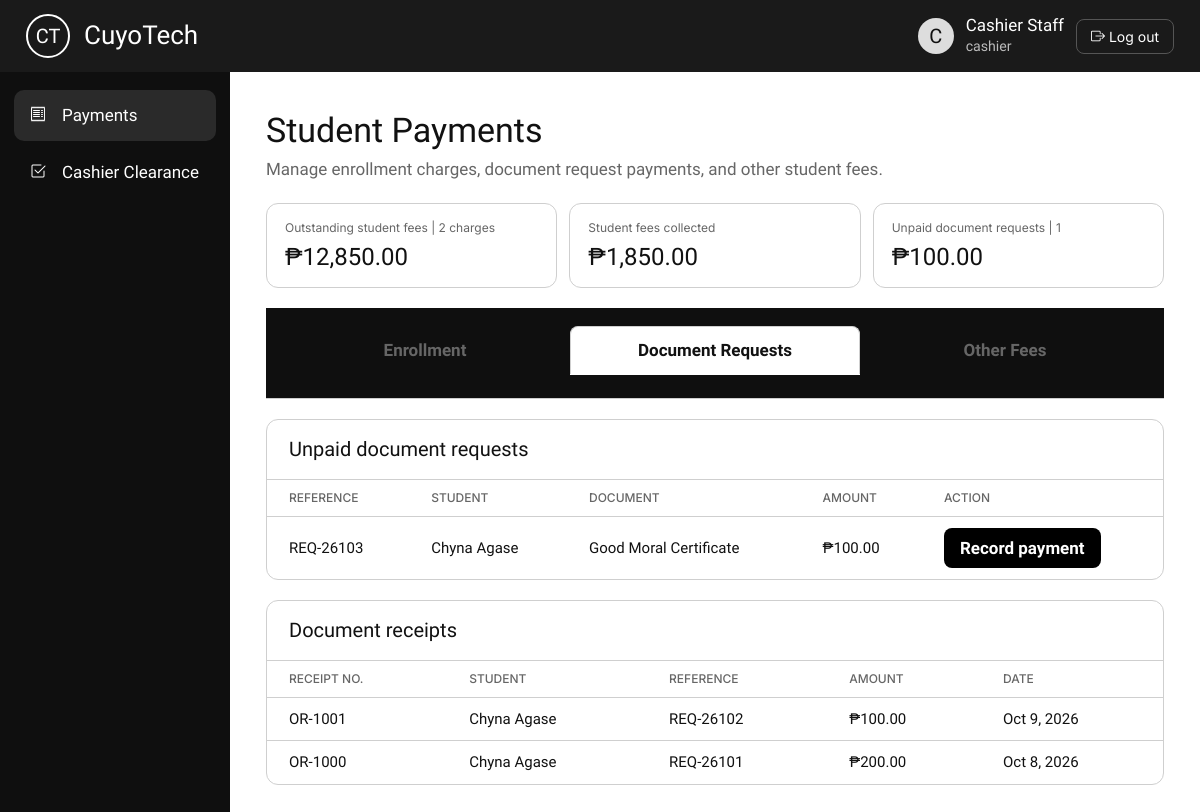
/index.php?p=pay&tab=documents (signed in), run on the app's committed database.
### tables this page shows
CREATE TABLE document_requests (id INT AUTO_INCREMENT PRIMARY KEY, student_id INT NOT NULL, type_id INT NOT NULL, purpose VARCHAR(200) NOT NULL,
  status ENUM('Pending','Processing','Ready','Completed','Rejected') NOT NULL DEFAULT 'Pending', created_at TIMESTAMP NOT NULL DEFAULT CURRENT_TIMESTAMP,
  FOREIGN KEY (student_id) REFERENCES students(user_id), FOREIGN KEY (type_id) REFERENCES document_types(id));

CREATE TABLE payments (id INT AUTO_INCREMENT PRIMARY KEY, request_id INT NOT NULL UNIQUE, amount INT NOT NULL, receipt_no VARCHAR(12) UNIQUE,
  paid_at TIMESTAMP NOT NULL DEFAULT CURRENT_TIMESTAMP, FOREIGN KEY (request_id) REFERENCES document_requests(id));

### index.php (the view, shortened to what the rows shown need)
<?php
require_once __DIR__ . "/config.php";
require_once __DIR__ . "/includes/functions.php";
$u = $_SESSION["u"] ?? null;
require_once __DIR__ . "/includes/navigation.php";$logo = '<div class="logo"><div class="ct">CT</div>CuyoTech</div>';
$flash = $_SESSION["f"] ?? "";
?>
<!DOCTYPE html>
<html lang="en">
<head>
    <link rel="stylesheet" href="assets/bootstrap-icons/font/bootstrap-icons.min.css">
    <link rel="stylesheet" href="assets/css/style.css">
</head>
<body>
  <?php if (!$u): ?>
    <div id="login">
        <section class="hero"><?= str_replace("CuyoTech", "CuyoTech University", $logo,) ?>
            <div style="margin:auto 0">
                <small style="color:#ddd">Student Services Information System</small>
                <h1>Official Student Services Portal of CuyoTech.</h1>
                <ul>
                    <li>View profile, courses and grades</li>
                    <li>Request a document and track its status</li>
                    <li>Process clearance and payments</li>
                </ul>
            </div>
        </section>
        <section class="formside">
            <h2>Login</h2>
            <div style="color:#555;margin-top:4px">Use your provided university account.</div>
            <form method="post" action="?a=login"><?= csrfIn() ?>
                <label for="uid">UNIVERSITY ID NUMBER</label>
                <input id="uid" name="id" placeholder="eg. 260001" autocomplete="username" aria-describedby="login-error" required>
                <label for="pw">PASSWORD</label>
                <div class="pw">
                    <input id="pw" name="pw" type="password" placeholder="Enter your password"
                        autocomplete="current-password" aria-describedby="login-error" required>
                    <button type="button" class="password-toggle" style="color:black;" id="password-toggle" aria-pressed="false" onclick="togglePassword()"><i class="bi bi-eye" aria-hidden="true"></i>
                    </button>
                </div>
                <div class="err" id="login-error" role="alert" aria-live="polite"><?= e($flash,) ?></div>
                <div style="text-align:right;margin-top:12px">
                    <button type="button" class="forgot-link" onclick="document.getElementById('forgot-dialog').showModal()">Forgot Password?</button>
                </div>
                <dialog class="modal" id="forgot-dialog" aria-labelledby="forgot-title">
                    <h2 id="forgot-title">Forgot your password?</h2>
                    <p>Please ask the Admin to reset your password.</p>
                    <button type="button" class="btn s" onclick="document.getElementById('forgot-dialog').close()">Close</button>
                </dialog>
                <button class="btn" style="margin-top:6px">Login</button>
            </form>
            <p style="font-size:15px;color:#666;margin-top:22px"><b>Demo accounts: </b> 260001 (student), registrar, cashier, dept, admin <br> <b>passwords</b>: password
            </p>
        </section>
    </div>
    <?php else:
          $p = $_GET["p"] ?? "";
          ?>
    <div id="app">
                <?= F(
                  "logout", "", "", "<i class='bi bi-box-arrow-right' aria-hidden='true'></i> Log out", "ghost",)
                ?>
        <div class="body">
            <main>
                <?php
                    switch ($p) {
                          $en =q("SELECT status FROM enrollments WHERE student_id=?", [$sid], )->fetchColumn() ?: "Pending"; ?>
                <?php break;
                        case "pay":
                            $documentDueRows = [];
                            $documentReceiptRows = [];
                            foreach (
                                q(
                                    "SELECT r.id,u.name,t.name dn,t.fee FROM document_requests r JOIN users u ON u.id=r.student_id JOIN document_types t ON t.id=r.type_id WHERE NOT EXISTS(SELECT 1 FROM payments p WHERE p.request_id=r.id) ORDER BY r.id",
                                )->fetchAll()
                                as $r
                            ) {
                                $documentDueRows[] = [
                                    ref($r["id"]),
                                    e($r["name"]),
                                    e($r["dn"]),
                                    money($r["fee"]),
                                    F(
                                        "pay",
                                        "pay|documents",
                                        "<input type='hidden' name='id' value='{$r["id"]}'>",
                                        "Record payment",
                                    ),
                                ];
                            }
                            foreach (
                                q(
                                    "SELECT p.*,u.name FROM payments p JOIN document_requests r ON r.id=p.request_id JOIN users u ON u.id=r.student_id ORDER BY p.id DESC",
                                )->fetchAll()
                                as $r
                            ) {
                                $documentReceiptRows[] = [
                                    e($r["receipt_no"]),
                                    e($r["name"]),
                                    ref($r["request_id"]),
                                    money($r["amount"]),
                                    dt($r["paid_at"]),
                                ];
                            }
                            $students = q(
                                "SELECT u.id,u.name,u.username,s.program,s.year_level
                                 FROM users u JOIN students s ON s.user_id=u.id
                                 WHERE u.role='student' AND u.active=1 ORDER BY u.name",
                            )->fetchAll();
                            $cashierTab = $_GET["tab"] ?? "enrollment";
                            $feeDueRows = [];
                            foreach (
                                q(
                                    "SELECT f.id,f.category,f.description,f.amount,f.due_date,f.semester,f.school_year,
                                            u.name,u.username,s.program,s.year_level
                                     FROM student_fee_charges f
                                     JOIN users u ON u.id=f.student_id
                                     JOIN students s ON s.user_id=f.student_id
                                     WHERE f.status='Unpaid' ORDER BY f.due_date IS NULL,f.due_date,u.name,f.id",
                                )->fetchAll()
                                as $fee
                            ) {
                                $feeDueRows[] = [
                                    e($fee["name"]) . "<br><small>" . e($fee["username"]) . "</small>",
                                    e($fee["program"]) . "<br>" . e($fee["year_level"]),
                                    e($fee["semester"]) . "<br>" . e($fee["school_year"]),
                                    e($fee["category"]),
                                    e($fee["description"]),
                                    $fee["due_date"] ? dt($fee["due_date"]) : "?",
                                    money($fee["amount"]),
                                    F(
                                        "pay_fee",
                                        "pay|" . $cashierTab,
                                        "<input type='hidden' name='id' value='{$fee["id"]}'>",
                                        "Record payment",
                                    ),
                                ];
                            }
                            $feeReceiptRows = [];
                            foreach (
                                q(
                                    "SELECT f.receipt_no,f.category,f.description,f.amount,f.paid_at,f.semester,f.school_year,
                                            u.name,u.username,s.program,s.year_level
                                     FROM student_fee_charges f
                                     JOIN users u ON u.id=f.student_id
                                     JOIN students s ON s.user_id=f.student_id
                                     WHERE f.status='Paid' ORDER BY f.paid_at DESC,f.id DESC",
                                )->fetchAll()
                                as $fee
                            ) {
                                $feeReceiptRows[] = [
                                    e($fee["receipt_no"]),
                                    e($fee["name"]) . "<br><small>" . e($fee["username"]) . "</small>",
                                    e($fee["category"]) . " - " . e($fee["description"]),
                                    e($fee["program"]) . " - " . e($fee["year_level"]),
                                    e($fee["semester"]) . " - " . e($fee["school_year"]),
                                    money($fee["amount"]),
                                    dt($fee["paid_at"]),
                                ];
                            }
                            ?>
                <h1>Student Payments</h1>
                <?php if ($cashierTab === "enrollment"): ?>
                <div class="card">
                    <h3>Add an enrollment charge</h3>
                    <?php if (!$students): ?>
                    <div class="cb">Create a student account before adding a fee.</div>
                    <?php else: ?>
                    <form class="cb" method="post" action="?a=add_fee">
                        <?= csrfIn() ?>
                        <input type="hidden" name="p" value="pay">
                        <input type="hidden" name="tab" value="enrollment">
                        <input type="hidden" name="category" value="Enrollment">
                        <div class="row">
                            <div><label for="enrollment-student-id">Student ID number</label><input id="enrollment-student-id" name="sid" inputmode="numeric" autocomplete="off" placeholder="e.g. 260001" required></div>
                            <div><label for="enrollment-description">Description</label><input id="enrollment-description" name="description" maxlength="120" placeholder="e.g. First semester enrollment fee" required></div>
                            <div><label for="enrollment-amount">Amount (PHP)</label><input id="enrollment-amount" name="amount" type="number" min="0.01" step="0.01" placeholder="0.00" required></div>
                            <div><label for="enrollment-due-date">Due date</label><input id="enrollment-due-date" name="due_date" type="date"></div>
                        </div>
                        <button class="btn s">Add enrollment charge</button>
                    </form>
                    <?php endif; ?>
                </div>
                <div class="card"><h3>Enrollment charges awaiting payment</h3><?= tbl(["STUDENT", "PROGRAM / YEAR", "TERM", "FEE TYPE", "DESCRIPTION", "DUE DATE", "AMOUNT", "ACTION"], array_values(array_filter($feeDueRows, fn($row) => $row[3] === "Enrollment"))) ?></div>
                <div class="card"><h3>Enrollment receipts</h3><?= tbl(["RECEIPT", "STUDENT", "FEE", "PROGRAM / YEAR", "TERM", "AMOUNT", "PAID DATE"], array_values(array_filter($feeReceiptRows, fn($row) => str_starts_with($row[2], "Enrollment")))) ?></div>
                <?php elseif ($cashierTab === "documents"): ?>
                <div class="card"><h3>Unpaid document requests</h3><?= tbl(["REFERENCE", "STUDENT", "DOCUMENT", "AMOUNT", "ACTION"], $documentDueRows) ?></div>
                <div class="card"><h3>Document receipts</h3><?= tbl(["RECEIPT NO.", "STUDENT", "REFERENCE", "AMOUNT", "DATE"], $documentReceiptRows) ?></div>
                <?php endif; ?>
                <?php
                            break;
                            ?>
                <?php } ?>
            </main>
        </div>
    </div>
    <?php endif; ?>
</body>
</html>

### includes/functions.php (shortened to what the rows shown need)
<?php
function money($amount)
{
    return "&#8369;" . number_format((float) $amount, 2);
}
function tbl($h, $r)
{
    $o = '<div class="tw"><table><tr>';
    foreach ($h as $x) {
        $o .= "<th>$x</th>";
    }
    $o .= "</tr>";
    foreach ($r as $w) {
        $o .= "<tr><td>" . implode("</td><td>", $w) . "</td></tr>";
    }
    return $o . "</table></div>";
}
function F($a, $p, $in, $btn, $c = "btn s")
{
    return "<form method='post' action='?a=$a' style='display:inline'><input type='hidden' name='t' value='{$_SESSION["t"]}'><input type='hidden' name='p' value='$p'>$in<button class='$c'>$btn</button></form>";
}
function ref($id)
{
    return "REQ-" . (26100 + $id);
}
function dt($s)
{
    return date("M j, Y", strtotime($s));
}

### data on the page
document_requests: w "REQ-26103 Chyna Agase Good Moral Certificate ₱100.00"
payments: w "OR-1001 Chyna Agase REQ-26102 ₱100.00 Oct 9, 2026"
payments: w "OR-1000 Chyna Agase REQ-26101 ₱200.00 Oct 8, 2026"

### other printed values
mb_substr($u["name"], 0, 1) "C"
$u["name"] "Cashier Staff"
$u["username"] "cashier"
$btn "Log out"
$n[1] "Payments"
$n[1] "Cashier Clearance"
$feeTotals["unpaid_count"] "2"
money($feeTotals["outstanding"]) "₱12,850.00"
money($feeTotals["collected"]) "₱1,850.00"
count($documentDueRows) "1"
money($documentDueTotal) "₱100.00"
$x "REFERENCE"
$x "STUDENT"
$x "DOCUMENT"
$x "AMOUNT"
